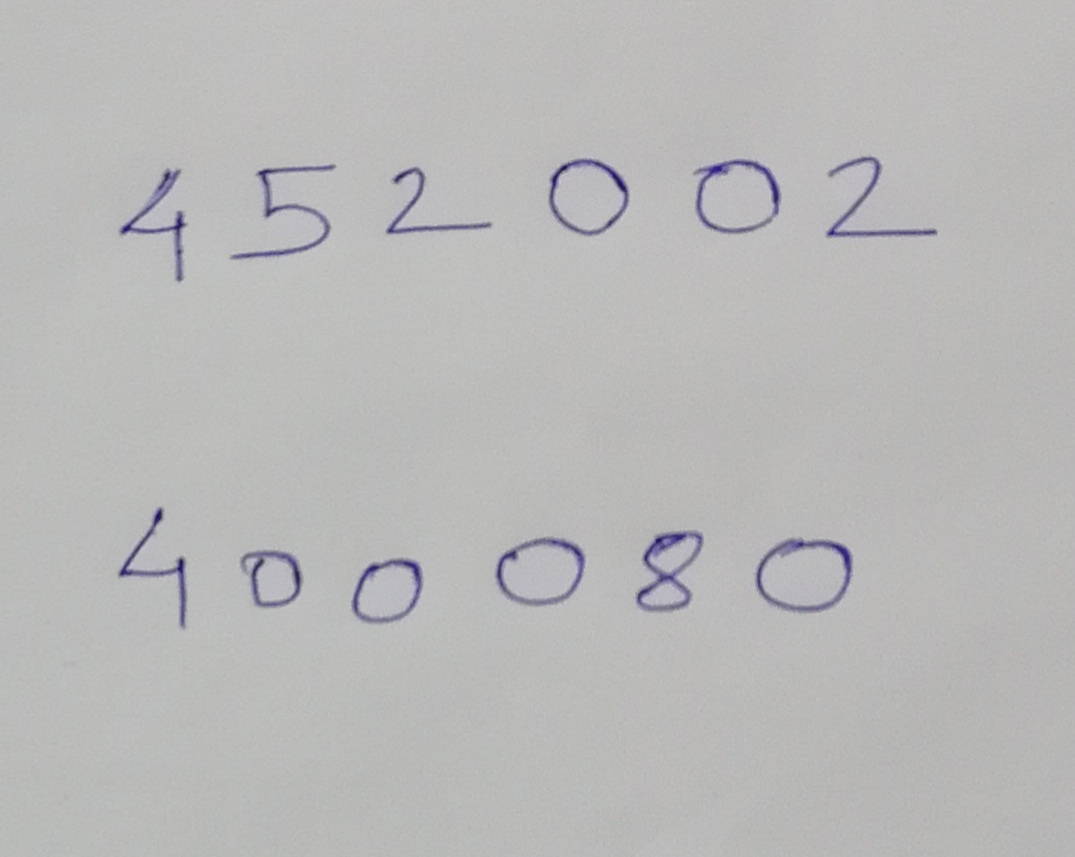
#> input picture IIIT-B-SVM/SVM/ocrtest.png, 1075 x 857 px, given in place of ocrtest.jpg, which was not available
$ python OCR_SVM.py   (older library calls are emulated)
#> lines starting #> are read from the running program, lines starting #| are printed output that depends on the picture; after the words box and inside, x2 and y2 are one past the last pixel; in counts of white or black regions, pixels touching at a corner belong together; pictures that were not available may be replaced by others from this repository, and a replacement may not be noted
import copy
import pickle

import cv2
from sklearn import svm

import matplotlib.pyplot as plt
import numpy as np


def getFeatures(im,backGround='Black',isBinary=False):

# [10 lines of commented-out code are left out]

    imshape = np.shape(im)

    #We will use shape information to determine whether the image is a color image or a binary one.
    if len(imshape)>2:

        #If image is a color image it will have 3 Channels so we will convert it into single channel image.
        im = cv2.cvtColor(im,cv2.COLOR_BGR2GRAY)

    im_ = im.copy()
    im_ = im_.astype("float32")/255.0

    im = cv2.GaussianBlur(im,(5,5),0)
    edgeIm = cv2.Canny(im,30,150)

    _, contours,_= cv2.findContours(edgeIm,cv2.RETR_EXTERNAL,cv2.CHAIN_APPROX_NONE)
    #cv2.imshow("",cntIm),cv2.waitKey()
    idx =0
    features = []
    sx = 28;sy =28

    for cnt in contours:
        x,y,w,h = cv2.boundingRect(cnt)
        if w*h>25:
            idx+=1
            roi=im_[y:y+h,x:x+w]
            roi = cv2.resize(roi,(sx,sy))
            roi_array = np.reshape(roi, (sx*sy,))
            features.append(roi_array)
            #cv2.imshow(str(idx),roi),cv2.waitKey()

    return np.array(features),contours


# [37 lines left out: functions CreateDataset, main, not called in this run]

def test():

    #testPath = 'D:/testim/Ovaries/Code/datachallenge_cods2016/shapes.png'
    testPath = 'E:/GoogleDrive/TechDocuments/Webinars/SVM/ocrtest.jpg'
    model_path = 'E:/GoogleDrive/TechDocuments/Webinars/SVM/alphabet.sav'

    im = cv2.imread(testPath)
#> im is the input picture: shape (857, 1075, 3); mean B, G, R 184.5, 184.9, 185.2
    im = cv2.resize(im,(512,512));
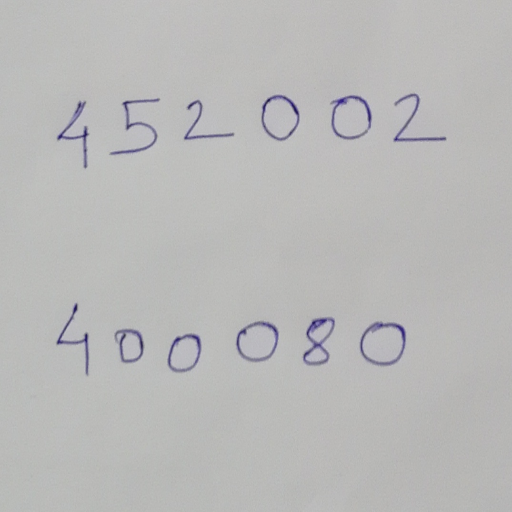
#> im: shape (512, 512, 3); mean B, G, R 184.4, 184.8, 185.1
    features,contours = getFeatures(im,backGround='White')
#> in getFeatures, `edgeIm = cv2.Canny(im,30,150)`:
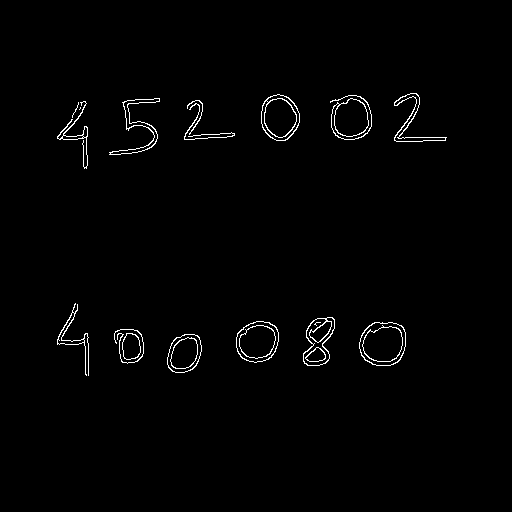
#> edgeIm: shape (512, 512); 1.3% white in thin lines or dots, all inside (x1, y1, x2, y2) = (57, 93, 447, 376)
#> in getFeatures, `_, contours,_= cv2.findContours(edgeIm,cv2.RETR_EXTERNAL,cv2.CHAIN_APP..`: contours = 16 contours, 4 with area under 20; largest, box (x1, y1, x2, y2) and area: (359, 322, 406, 366) 1654, (236, 321, 279, 363) 1375, (261, 94, 300, 141) 1372, (330, 95, 372, 140) 1045, (167, 334, 202, 373) 1030
#> the loop in getFeatures, `for cnt in contours:` made 16 passes
#> (x, y, w, h) on passes 1, 2, 3, 4, 5, 6, 7, 9, 10, 11, 12, 13: (167, 334, 35, 39), (122, 333, 19, 27), (114, 329, 30, 35), (359, 322, 47, 44), (236, 321, 43, 42), (303, 317, 32, 49), (57, 303, 32, 73), (184, 103, 51, 37), (72, 102, 7, 16), (57, 101, 31, 68), (187, 100, 16, 35), (109, 98, 51, 57)
#> (cnt, x, y, w, h) on pass 8: ([[80, 107], [80, 108], [79, 109], [80, 108]], 79, 107, 2, 3)
#> pass 1, in getFeatures, `roi=im_[y:y+h,x:x+w]`:
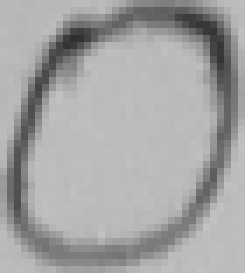
#> roi: shape (39, 35) float32 (shown 7 times larger); min 0.184, max 0.761, mean 0.645
#> pass 1, in getFeatures, `roi = cv2.resize(roi,(sx,sy))`:
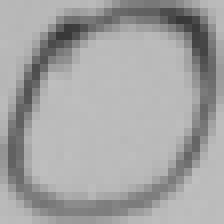
#> roi: shape (28, 28) float32 (shown 8 times larger); min 0.223, max 0.753, mean 0.645
#> pass 2, in getFeatures, `roi = cv2.resize(roi,(sx,sy))`:
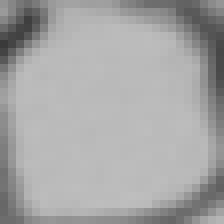
#> roi: shape (28, 28) float32 (shown 8 times larger); min 0.231, max 0.747, mean 0.653
#> pass 3, in getFeatures, `roi=im_[y:y+h,x:x+w]`:
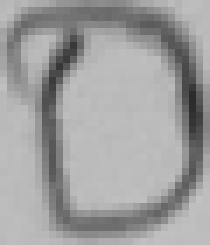
#> roi: shape (35, 30) float32 (shown 7 times larger); min 0.173, max 0.761, mean 0.625
#> after the loop in getFeatures, `for cnt in contours:`:
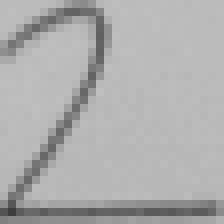
#> roi: shape (28, 28) float32 (shown 8 times larger); min 0.236, max 0.753, mean 0.683
#> after the loop in getFeatures, `for cnt in contours:`: features = 15 items; idx = 15

    datamean = np.load('E:/GoogleDrive/TechDocuments/Webinars/SVM/dMean.npy')
#> (reads IIIT-B-SVM/SVM/dMean.npy from the repository)
    #features = features-datamean
#> (the run stopped early here; a loop or call above may not have finished)
